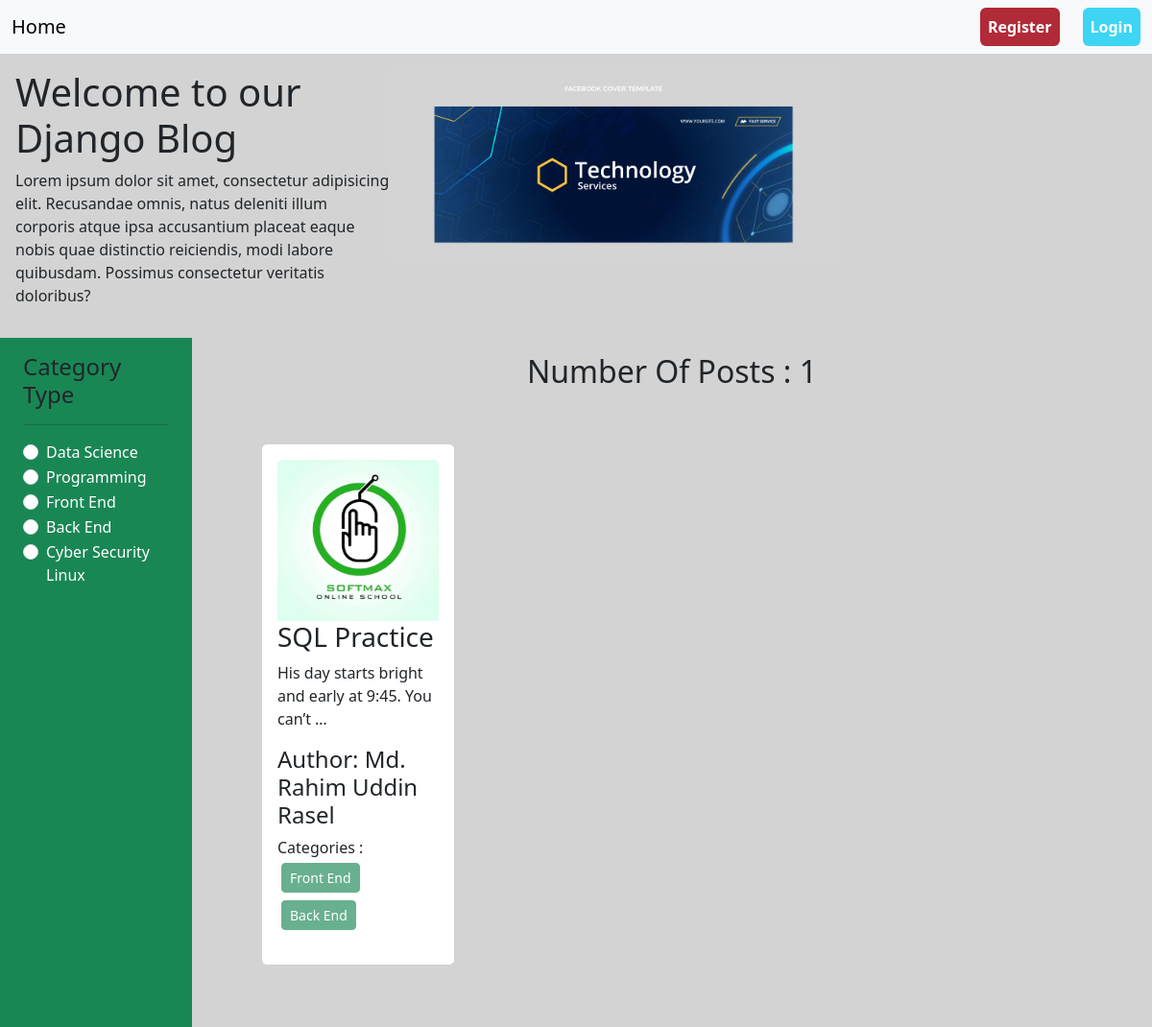
Page /category/front-end/ on the committed database.
### categories/models.py (models this page shows, shortened)
class Category(models.Model):
    name=models.CharField(max_length=100,unique=True)
    slug=models.SlugField(max_length=100,unique=True,null=True,blank=True)

### posts/models.py (models this page shows, shortened)
class Post(models.Model):
    title=models.CharField(max_length=255)
    content=models.TextField()
    category=models.ManyToManyField(to=Category)
    author=models.ForeignKey(to=User,on_delete=models.CASCADE)
    image=models.ImageField(upload_to='posts/media/uploads/',blank=True,null=True)

### ProjectClassBlog/views.py (the view)
# urls.py: 2. Add a URL to urlpatterns:  path('', views.home, name='home')
def home(request,category_slug=None):
    data=Post.objects.all()
    if category_slug is not None:
        category=Category.objects.get(slug=category_slug)
        data=Post.objects.filter(category=category)
    categories=Category.objects.all()
    return render(request,'home.html',{'data':data,'category':categories})

### templates/home.html
{% extends "base.html" %} {% load static %} {% block content %}
<div class="d-flex flex-wrap p-3">
  <div class="col-4">
    <h1>Welcome to our Django Blog</h1>
    <p>
      Lorem ipsum dolor sit amet, consectetur adipisicing elit. Recusandae
      omnis, natus deleniti illum corporis atque ipsa accusantium placeat eaque
      nobis quae distinctio reiciendis, modi labore quibusdam. Possimus
      consectetur veritatis doloribus?
    </p>
  </div>
  <div class="col-8"><img src="{% static "image/Header.jpg" %}" style='width:60%' alt=""></div>
</div>
<div class="d-flex flex-wrap">
  <div class="col-2 px-4 pt-3 bg-success">
    <h4>Category Type</h4>
    <hr />
    {% for check in category %}
    <div class="form-check">
      <input
        class="form-check-input"
        type="radio"
        name="category"
        id="{{check.id}}"
      />
      <label class="form-check-label" for="{{check.id}}">
        <a
          class="text-decoration-none fw-medium text-white"
          href="{% url 'category_wise_post' check.slug %}"
          >{{check.name}}</a
        >
      </label>
    </div>
    {% endfor %}
  </div>
  <div class="col-10 p-3">
    <h2 class='text-center'>Number Of Posts : {{data | length}}</h2>
    <div class="d-flex flex-wrap px-5 pt-5 mb-5">
      {% for value in data %}
      <div class="col-sm-3">
        <div class="card mx-2">
          <div class="card-body">
            <img src="{{value.image.url}}" class="card-img-top" alt="...">
            <h3 class="card-title"><a class='text-decoration-none text-dark' href="{% url 'detail_post' value.id %}">{{value.title}}</a></h3>
            <p class="card-text">{{value.content | truncatewords:10}}</p>
            <h4>
              Author: {{value.author.first_name}} {{value.author.last_name}}
            </h4>
            <p>
              Categories : {% for cat in value.category.all %}
              <button class="btn btn-success btn-sm m-1" disabled="disabled">
                {{cat.name}}
              </button>
              {% endfor %}
            </p>
          </div>
        </div>
      </div>
      {% endfor %}
    </div>
  </div>
</div>
{% endblock content %}

### rows in the picture
Category: name "Data Science"
Category: name "Programming"
Category: name "Front End"
Category: name "Back End"
Category: name "Cyber Security Linux"
Post: image (picture), title "SQL Practice", content "His day starts bright and early at 9:45. You can’t …", author.first_name "Md. Rahim", author.last_name "Uddin Rasel"

### other values in the picture
{{ data | length }} "1"
